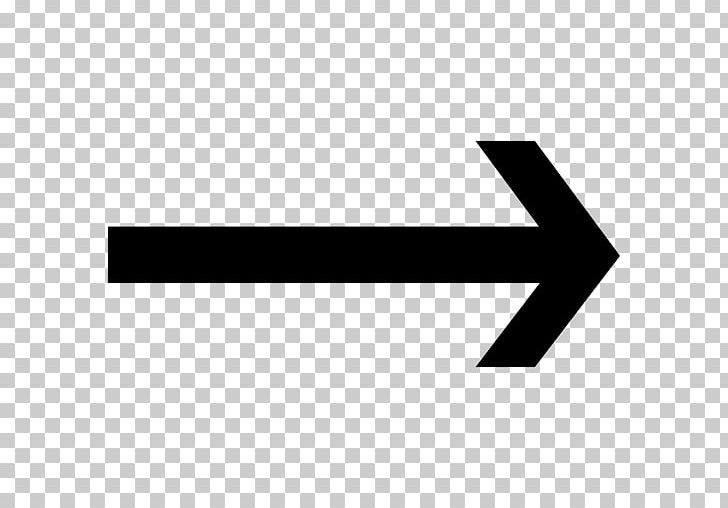
#> input picture arrow.png, 728 x 508 px
$ python assignment3_ci.py
#> lines starting #> are read from the running program, lines starting #| are printed output that depends on the picture


import math
import numpy as np
import copy
import random
from PIL import Image, ImageDraw

def ValueIteration(grid, gamma, theta):
#> called with gamma = 0.9, theta = 0.1
  x = len(grid)
  y = len(grid[0])

  reward = copy.deepcopy(grid)
  #initializing values with the default reward values
  value = copy.deepcopy(grid)
  #initializing the policy grid
  policy = copy.deepcopy(grid)

  #list of all the states available for easy access during iteration
  states = []
  for i in range(x):
    for j in range(y):
      states.append((i,j))

  iter_ = 0
  #mapping the directions to an integer
  directions ={
      3: 'D',
      2: 'U',
      1: 'L',
      0: 'R'
  }

  #value iteration
  while True:
    iter_ +=1
    delta = 0
    for i, j in states:
      if reward[i][j] == -1:
        u = value[i][j]
        tmpList = []
        if i != x-1:
          tmpList.append((reward[i][j] + gamma*value[i+1][j] , 3))
        if i != 0:
          tmpList.append((reward[i][j] + gamma*value[i-1][j], 2))
        if j!= 0:
          tmpList.append((reward[i][j] + gamma*value[i][j-1], 1))
        if j != y-1:
          tmpList.append((reward[i][j] + gamma*value[i][j+1], 0))
        value[i][j] = max(tmpList)[0]
        policy[i][j] = directions[max(tmpList)[1]]
        delta = max([delta , np.abs(u - value[i][j])])

    #check to see if the policy is converged
    if delta < theta:

      break
  return policy,iter_


def visualize(policy):
    size = (len(policy), len(policy[0]))
    height = 500
    width = 500
    steps = size[1]
    stepSize = int(width/steps)
    arrow = Image.open("arrow.png").convert("RGBA")
    arrow = arrow.resize((stepSize, stepSize))
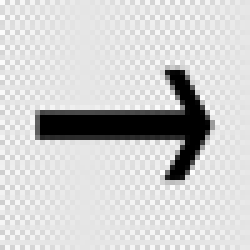
#> arrow: PIL image 50x50 RGBA (shown 5 times larger); mean R, G, B, A 205.9, 205.9, 205.9, 255
    image = Image.new(mode='RGBA', size=(width, height), color=255)
    draw = ImageDraw.Draw(image)

    for x in range(size[0]):
        for y in range(size[1]):
            if policy[x][y] == -100:
                draw.rectangle([(y*stepSize, x*stepSize), ((y+1)*stepSize, (x+1)*stepSize)], fill="#FF0000")
            elif policy[x][y] == 100:
                draw.rectangle([(y*stepSize, x*stepSize), ((y+1)*stepSize, (x+1)*stepSize)], fill="#00FF00")
            else:
                if policy[x][y] == "R":
                    rotation = 0
                if policy[x][y] == "U":
                    rotation = 90
                if policy[x][y] == "L":
                    rotation = 180
                if policy[x][y] == "D":
                    rotation = 270
                arrowDirection = arrow.rotate(rotation)
                image.paste(arrowDirection, (y*stepSize, x*stepSize), arrowDirection)
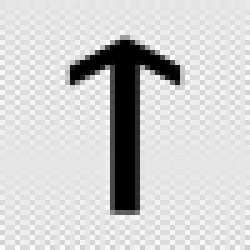
#> arrowDirection: PIL image 50x50 RGBA (shown 5 times larger); mean R, G, B, A 205.9, 205.9, 205.9, 255
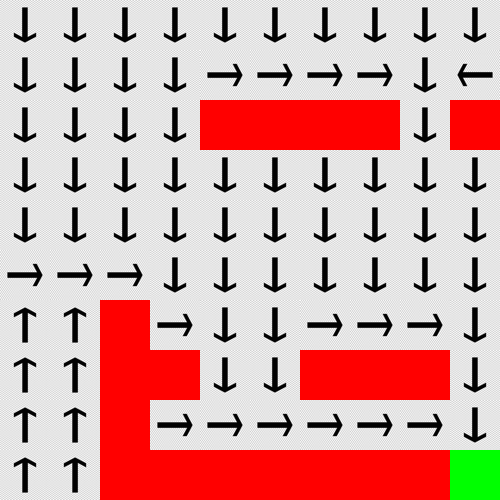
#> image: PIL image 500x500 RGBA; mean R, G, B, A 213.1, 167.2, 164.7, 255

    image.show()
    return image


def generateGrid(size=(10, 10)):
    grid = [[0 for i in range(size[1])] for i in range(size[0])]
    reward_x = random.randint(0,size[0]-1)
    reward_y = random.randint(0,size[1]-1)
    for i in range(size[0]):
        for j in range(size[1]):
            r = random.random()
            if r <= 0.1:
                grid[i][j] = -100
            else:
                grid[i][j] = -1

    grid[reward_x][reward_y] = 100

    return grid


grid = []
grid.append([-1 for _ in range(10)])
grid.append([-1 for _ in range(10)])
grid.append([-1,-1,-1,-1,-100,-100,-100,-100,-1,-100])
grid.append([-1 for _ in range(10)])
grid.append([-1 for _ in range(10)])
grid.append([-1 for _ in range(10)])
grid.append([-1,-1,-100, -1,-1,-1,-1,-1,-1,-1])
grid.append([-1,-1,-100,-100,-1,-1,-100,-100,-100,-1])
grid.append([-1,-1,-100, -1,-1,-1,-1,-1,-1,-1])
grid.append([-1,-1,-100,-100,-100,-100,-100,-100,-100,100])


# for random input uncomment the line below
# grid = generateGrid((10,10))


grid1, iteration = ValueIteration(grid, 0.9, 0.1)
print('Number of iterations are',iteration)


visualize(grid1)
